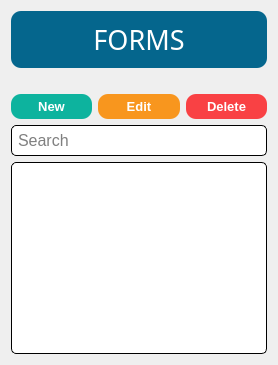
      <widget class="QWidget" name="page_form_listingview">
       <layout class="QGridLayout" name="gridLayout_5">
        <item row="0" column="0" colspan="3">
         <widget class="QLabel" name="label_20">
          <property name="font">
           <font>
            <family>Impact</family>
            <pointsize>20</pointsize>
           </font>
          </property>
          <property name="styleSheet">
           <string notr="true">QLabel {
	color: white;
    background-color: #05668d;
    border-style: outset;
    border-radius: 10px;
    padding: 10px;
	margin: 0px 0px 20px 0px;
}</string>
          </property>
          <property name="text">
           <string>FORMS</string>
          </property>
          <property name="alignment">
           <set>Qt::AlignCenter</set>
          </property>
         </widget>
        </item>
        <item row="1" column="0">
         <widget class="QPushButton" name="form_listingview_btnNew">
          <property name="font">
           <font>
            <family>Arial</family>
            <pointsize>10</pointsize>
            <weight>75</weight>
            <bold>true</bold>
           </font>
          </property>
          <property name="cursor">
           <cursorShape>PointingHandCursor</cursorShape>
          </property>
          <property name="focusPolicy">
           <enum>Qt::NoFocus</enum>
          </property>
          <property name="styleSheet">
           <string notr="true">QPushButton {
	color: white;
    background-color: #0db39e;
    border-style: outset;
    border-radius: 10px;
    padding: 5px;
}

QPushButton:hover {
	    background-color: #16db93;
}</string>
          </property>
          <property name="text">
           <string>New</string>
          </property>
         </widget>
        </item>
        <item row="1" column="1">
         <widget class="QPushButton" name="form_listingview_btnEdit">
          <property name="font">
           <font>
            <family>Arial</family>
            <pointsize>10</pointsize>
            <weight>75</weight>
            <bold>true</bold>
           </font>
          </property>
          <property name="cursor">
           <cursorShape>PointingHandCursor</cursorShape>
          </property>
          <property name="focusPolicy">
           <enum>Qt::NoFocus</enum>
          </property>
          <property name="styleSheet">
           <string notr="true">QPushButton {
	color: white;
    background-color: #f8961e;
    border-style: outset;
    border-radius: 10px;
    padding: 5px;
}

QPushButton:hover {
	    background-color: #f9c74f;
}</string>
          </property>
          <property name="text">
           <string>Edit</string>
          </property>
         </widget>
        </item>
        <item row="1" column="2">
         <widget class="QPushButton" name="form_listingview_btnDelete">
          <property name="font">
           <font>
            <family>Arial</family>
            <pointsize>10</pointsize>
            <weight>75</weight>
            <bold>true</bold>
           </font>
          </property>
          <property name="cursor">
           <cursorShape>PointingHandCursor</cursorShape>
          </property>
          <property name="focusPolicy">
           <enum>Qt::NoFocus</enum>
          </property>
          <property name="styleSheet">
           <string notr="true">QPushButton {
	color: white;
    background-color: #f94144;
    border-style: outset;
    border-radius: 10px;
    padding: 5px;
}

QPushButton:hover {
	    background-color: #ff595e;
}</string>
          </property>
          <property name="text">
           <string>Delete</string>
          </property>
         </widget>
        </item>
        <item row="2" column="0" colspan="3">
         <widget class="QLineEdit" name="form_listingview_txtSearch">
          <property name="font">
           <font>
            <family>Arial</family>
            <pointsize>12</pointsize>
           </font>
          </property>
          <property name="styleSheet">
           <string notr="true">QLineEdit {
	background-color: white;
	border-style: inset;
	border-width: 1px;
	border-radius: 5px;
	border-color: black;
	padding: 4px;
}

QLineEdit:focus {
	border-width: 2px;
	border-color: #028090;
}</string>
          </property>
          <property name="placeholderText">
           <string>Search</string>
          </property>
          <property name="clearButtonEnabled">
           <bool>true</bool>
          </property>
         </widget>
        </item>
        <item row="3" column="0" colspan="3">
         <widget class="QTableWidget" name="form_listingview_tblForm">
          <property name="focusPolicy">
           <enum>Qt::ClickFocus</enum>
          </property>
          <property name="styleSheet">
           <string notr="true">QTableWidget {
	background-color: white;
	border-style: inset;
	border-width: 1px;
	border-radius: 5px;
	border-color: black;
	padding: 4px;
}

QTableWidget:focus {
	border-width: 2px;
	border-color: #028090;
}</string>
          </property>
          <property name="editTriggers">
           <set>QAbstractItemView::NoEditTriggers</set>
          </property>
          <property name="tabKeyNavigation">
           <bool>false</bool>
          </property>
          <property name="alternatingRowColors">
           <bool>false</bool>
          </property>
          <property name="selectionMode">
           <enum>QAbstractItemView::SingleSelection</enum>
          </property>
          <property name="selectionBehavior">
           <enum>QAbstractItemView::SelectRows</enum>
          </property>
          <property name="sortingEnabled">
           <bool>true</bool>
          </property>
          <property name="cornerButtonEnabled">
           <bool>false</bool>
          </property>
          <attribute name="horizontalHeaderStretchLastSection">
           <bool>true</bool>
          </attribute>
          <attribute name="verticalHeaderVisible">
           <bool>false</bool>
          </attribute>
         </widget>
        </item>
       </layout>
      </widget>
